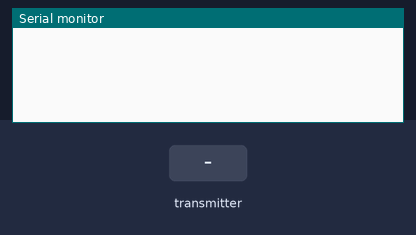
Bench run of a sketch on a simulated Arduino Uno, built with avr-gcc and run on an emulated ATmega328P. On the bench: the last lines printed to the serial monitor. The inputs (shaded band) are chosen by the test bench. No radio packets arrive unless stated.

Above: at 1.2 s.
1.3 s: the transmitter starts sending red = 0
At 1.47 s:
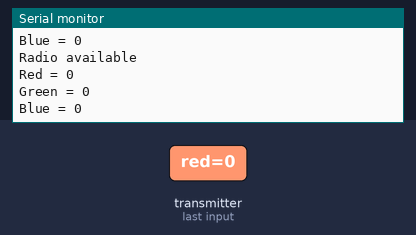
2.8 s: the transmitter starts sending green = 64
4.3 s: the transmitter starts sending blue = 64
At 4.47 s:
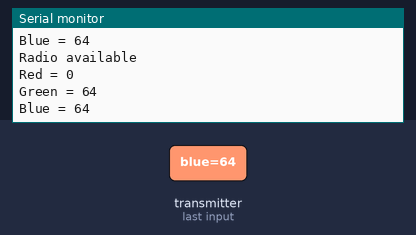
5.8 s: the transmitter starts sending red = 64
7.3 s: the transmitter starts sending green = 128
8.8 s: the transmitter starts sending blue = 128
At 8.97 s:
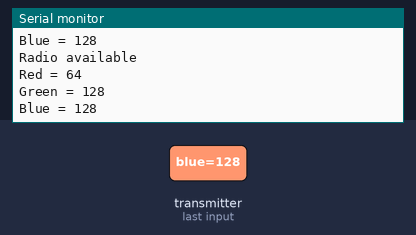
Timing chart, 0 to 11.3 s (numbered marks = the images above; inputs shaded):
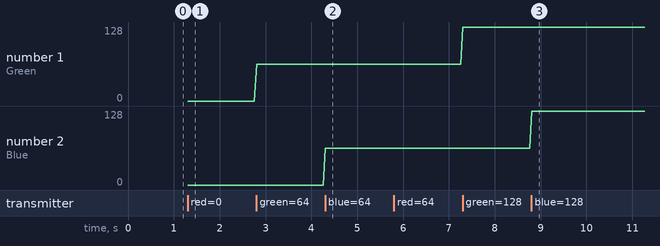

The sketch:

structtest_Arduino.ino
```cpp
#include <SPI.h>
#include "nRF24L01.h"
#include "RF24.h"
#include "printf.h"

typedef struct{
  byte red;
  byte green;
  byte blue;
} color_t;

color_t data;
//
// Hardware configuration
//

// Set up nRF24L01 radio on SPI bus plus pins 9 & 10

RF24 radio(9,10);

//
// Topology
//

// Radio pipe addresses for the 2 nodes to communicate.
const uint64_t pipe = 0xDEADBEEF01 ;

void setup(){
  Serial.begin(57600);
  printf_begin();
  radio.begin();
  radio.setDataRate(RF24_250KBPS);
  radio.setPALevel(RF24_PA_MAX);
  radio.setChannel(92);
  radio.enableDynamicPayloads();
  radio.setCRCLength(RF24_CRC_16);
  radio.openReadingPipe(1,pipe);
  radio.startListening();
  radio.printDetails();
}

void loop(void){
  //Serial.println("In loop");
  if(radio.available())
  {
    Serial.println("Radio available");
    bool done;
    done = radio.read(&data,sizeof(color_t));
    if(done){
      Serial.print("Red = ");
      Serial.println(data.red);
      Serial.print("Green = ");
      Serial.println(data.green);
      Serial.print("Blue = ");
      Serial.println(data.blue);
    }
    else{
      Serial.println("Fail");
    }
  }
}
```

printf.h
```cpp
// (licence header left out)
/**
 * @file printf.h
 *
 * Setup necessary to direct stdout to the Arduino Serial library, which
 * enables 'printf'
 */

#ifndef __PRINTF_H__
#define __PRINTF_H__

#ifdef ARDUINO

int serial_putc( char c, FILE * )
{
  Serial.write( c );

  return c;
}

void printf_begin(void)
{
  fdevopen( &serial_putc, 0 );
}

#else
#error This example is only for use on Arduino.
#endif // ARDUINO

#endif // __PRINTF_H__
```

Measured:
- after the input at 1.3 s, the serial monitor: prints a new line at once (image 1)
- after the input at 4.3 s, the serial monitor: prints a new line at once (image 2)
- after the input at 8.8 s, the serial monitor: prints a new line at once (image 3)
- plotted number 1: 0 → 64 after the input at 2.8 s, 64 → 128 after the input at 7.3 s
